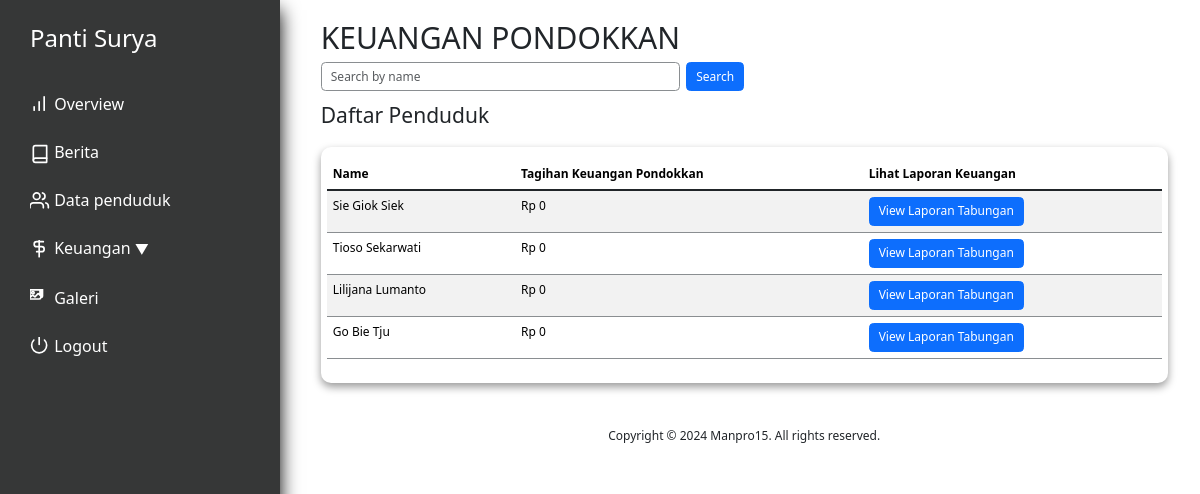
Before: /keuangan_pondokkan.php (signed in) with the older database file.
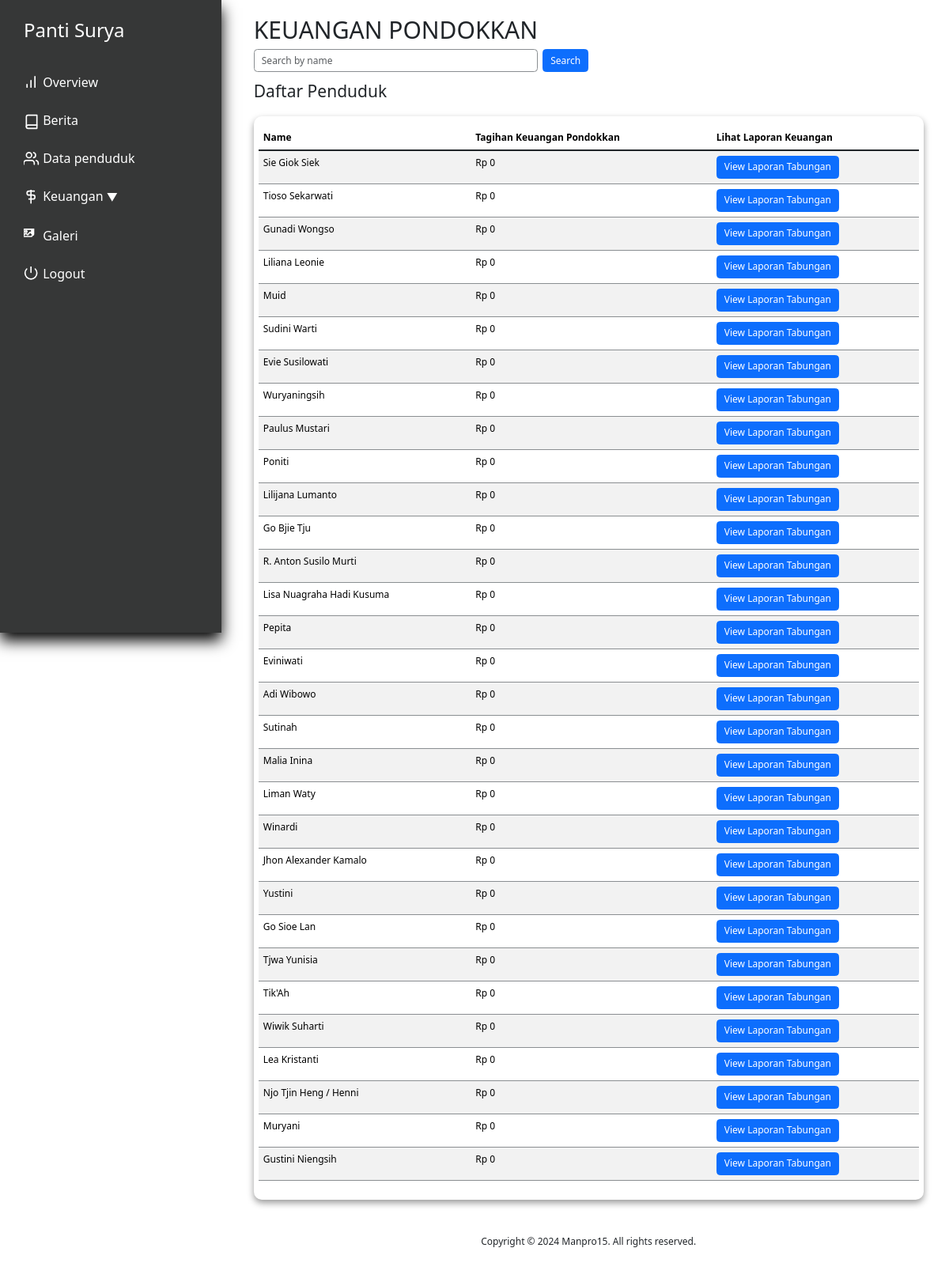
After: the same page with the newer database file.
### tables this page shows
CREATE TABLE `penduduk` (
  `id` int(11) NOT NULL,
  `nama` varchar(250) NOT NULL,
  `alamat` varchar(100) NOT NULL,
  `tanggal_masuk` date DEFAULT NULL,
  `keuangan_pondokkan` int(11) NOT NULL,
  `keuangan_tabungan` int(11) NOT NULL,
  `keuangan_obat` int(11) NOT NULL,
  `keuangan_total` int(11) NOT NULL,
  `profile_picture` varchar(100) NOT NULL,
  `KTP` varchar(100) DEFAULT NULL,
  `KK` varchar(100) DEFAULT NULL,
  `BPJS` varchar(100) DEFAULT NULL,
  `deposit` int(11) DEFAULT NULL,
  `status` tinyint(1) NOT NULL DEFAULT 0,
  `tempat_lahir` varchar(100) NOT NULL DEFAULT '',
  `agama` varchar(15) NOT NULL DEFAULT ' ',
  `tanggal_lahir` date DEFAULT NULL,
  `nomor_induk` int(11) NOT NULL DEFAULT 0,
  `kwitansi_path` varchar(300) DEFAULT NULL,
  `bukti_path` varchar(300) DEFAULT NULL
);

### utils.php (called while the page is built, shortened)
<?php
class myDB
{
    private $host = "localhost";
    private $username = "root";
    private $password = "";
    private $database = "pantisurya";
    private $db;
    function __construct()
    {
        if ($this->db == null) {
            try {
                $this->db = new PDO("mysql:host=$this->host;dbname=$this->database", $this->username, $this->password);
                $this->db->setAttribute(PDO::ATTR_ERRMODE, PDO::ERRMODE_EXCEPTION);
            } catch (PDOException $e) {
                echo "Connection failed: " . $e->getMessage();
            }
        }
    }
    function getAllPenduduk()
    {
        $query = "SELECT * FROM penduduk WHERE status=0";
        $res = $this->db->prepare($query);
        $res->execute();
        return $res;
    }
    function formatRupiah($number) {
        return 'Rp ' . number_format($number, 0, ',', '.');
    }
}

### keuangan_pondokkan.php (the view, shortened to what this page needs)
<?php
require 'utils.php';
$db = new myDB();
$stmt_all_residents = $db->getAllPenduduk();
$residents = $stmt_all_residents->fetchAll(PDO::FETCH_ASSOC);
?>
<!DOCTYPE html>
<html lang="en">
<head>
    <?php include "layout/stylejquerynbs5.php" ?>
    <link rel="stylesheet" href="layout/indexstyle.css">
    <link rel="stylesheet" href="layout/styledatasiswa.css">
</head>
<body>
    <div class="app">
        <div class="dashboard">
            <?php include 'nav.php'?>
            <div class="main">
                <div class="pad">
                    <h1>KEUANGAN PONDOKKAN</h1>
                    <div class="search-bar">
                        <form method="POST" class="d-flex">
                            <input type="text" name="search" placeholder="Search by name" id="search_by_name" class="form-control me-2">
                            <button type="submit" class="btn btn-primary">Search</button>
                        </form>
                    </div>
                    <div class="residents-table">
                        <h3 style="padding: 1rem; padding-left: 0;">Daftar Penduduk</h3>
                        <div class="content">
                            <table class="table table-hover table-striped" id="tabelPondokan">
                                <thead>
                                    <tr>
                                        <th>Name</th>
                                        <th>Tagihan Keuangan Pondokkan</th>
                                        <th>Lihat Laporan Keuangan</th>
                                    </tr>
                                </thead>
                                <tbody class="table-group-divider" id="tabelPondokanBody">
                                    <?php foreach($residents as $resident): ?>
                                    <tr>
                                        <td><?php echo $resident['nama']; ?></td>
                                        <td><?php echo $db->formatRupiah($resident['keuangan_pondokkan']); ?></td>
                                        <td><button onclick="window.location.href='laporanPondokkan.php?id=<?php echo $resident['id']; ?>'" class="btn btn-primary">View Laporan Tabungan</button></td>
                                    </tr>
                                    <?php endforeach; ?>
                                </tbody>
                            </table>
                        </div>
                    </div>
                    <?php include 'footer.php'?>
                </div>
            </div>
        </div>
    </div>
</body>
</html>

Changed rows visible on the page:
removed penduduk: nama "Go Bie Tju", keuangan_pondokkan "Rp 0"
added penduduk: nama "Gunadi Wongso", keuangan_pondokkan "Rp 0"
added penduduk: nama "Liliana Leonie", keuangan_pondokkan "Rp 0"
added penduduk: nama "Muid", keuangan_pondokkan "Rp 0"
added penduduk: nama "Sudini Warti", keuangan_pondokkan "Rp 0"
added penduduk: nama "Evie Susilowati", keuangan_pondokkan "Rp 0"
added penduduk: nama "Wuryaningsih", keuangan_pondokkan "Rp 0"
added penduduk: nama "Paulus Mustari", keuangan_pondokkan "Rp 0"
added penduduk: nama "Poniti", keuangan_pondokkan "Rp 0"
added penduduk: nama "Go Bjie Tju", keuangan_pondokkan "Rp 0"
added penduduk: nama "R. Anton Susilo Murti", keuangan_pondokkan "Rp 0"
added penduduk: nama "Lisa Nuagraha Hadi Kusuma", keuangan_pondokkan "Rp 0"
added penduduk: nama "Pepita", keuangan_pondokkan "Rp 0"
added penduduk: nama "Eviniwati", keuangan_pondokkan "Rp 0"
added penduduk: nama "Adi Wibowo", keuangan_pondokkan "Rp 0"
added penduduk: nama "Sutinah", keuangan_pondokkan "Rp 0"
added penduduk: nama "Malia Inina", keuangan_pondokkan "Rp 0"
added penduduk: nama "Liman Waty", keuangan_pondokkan "Rp 0"
added penduduk: nama "Winardi", keuangan_pondokkan "Rp 0"
added penduduk: nama "Jhon Alexander Kamalo", keuangan_pondokkan "Rp 0"
added penduduk: nama "Yustini", keuangan_pondokkan "Rp 0"
added penduduk: nama "Go Sioe Lan", keuangan_pondokkan "Rp 0"
added penduduk: nama "Tjwa Yunisia", keuangan_pondokkan "Rp 0"
added penduduk: nama "Tik'Ah", keuangan_pondokkan "Rp 0"
added penduduk: nama "Wiwik Suharti", keuangan_pondokkan "Rp 0"
added penduduk: nama "Lea Kristanti", keuangan_pondokkan "Rp 0"
added penduduk: nama "Njo Tjin Heng / Henni", keuangan_pondokkan "Rp 0"
added penduduk: nama "Muryani", keuangan_pondokkan "Rp 0"
added penduduk: nama "Gustini Niengsih", keuangan_pondokkan "Rp 0"
